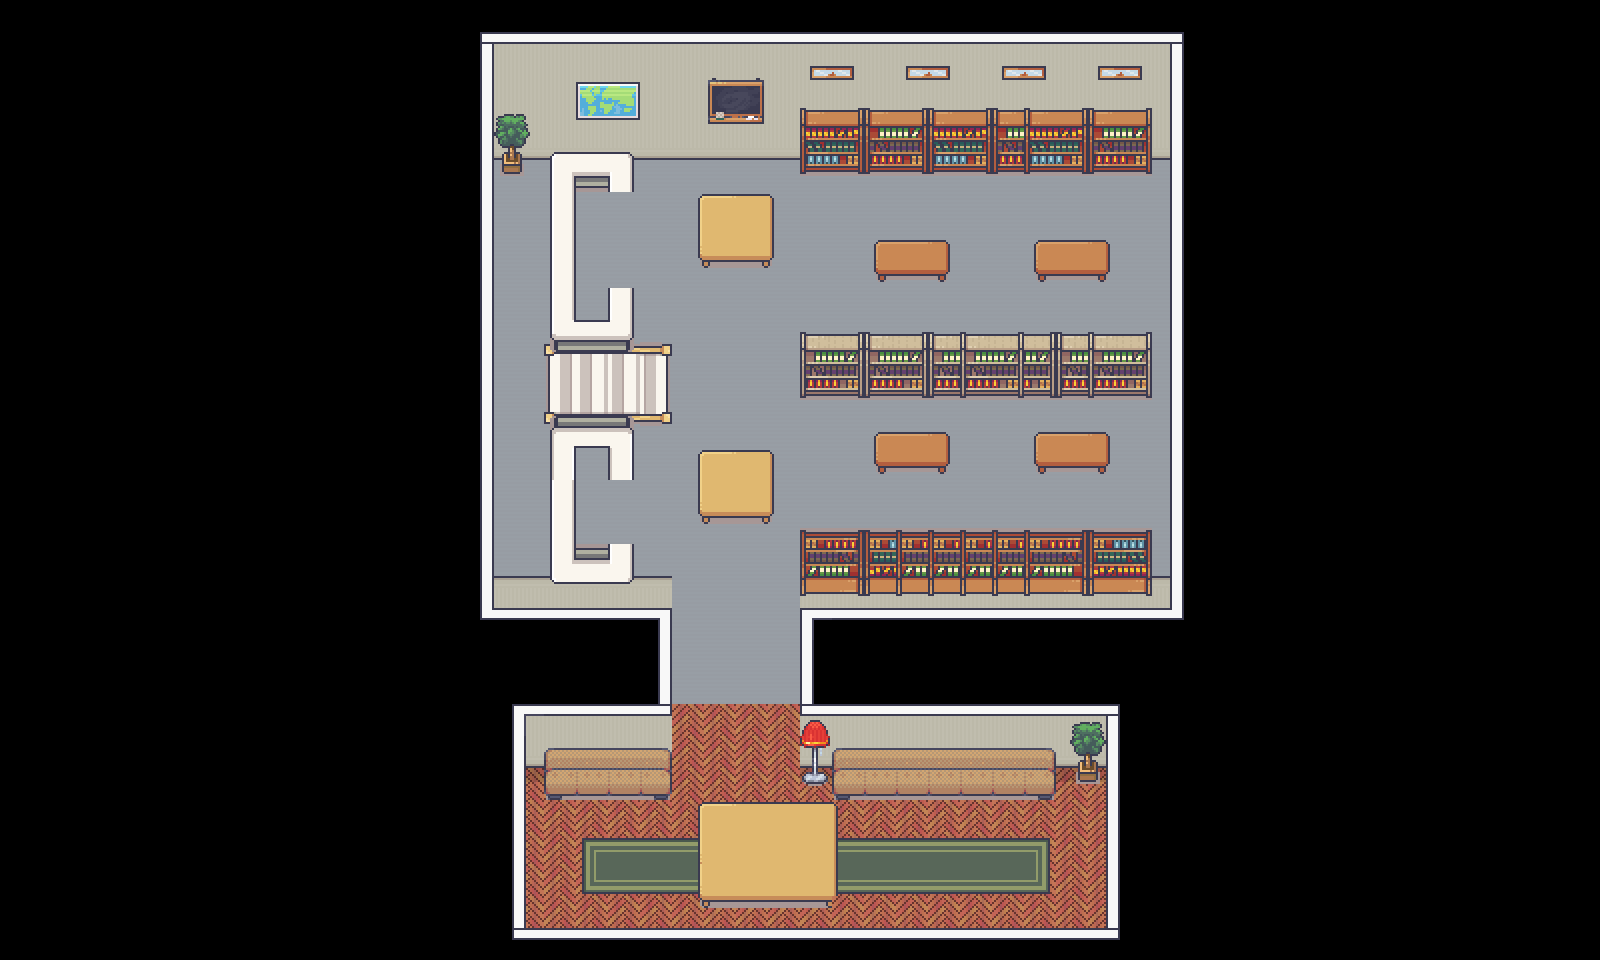

The image is a tile-based game level rendered from a .tmx file. Its description and source (layers, tilesets, objects; grid data summarised) follow:
An orthogonal 50x30 tile map with 32x32 px tiles, 5 tile layers (Fond noir, fond, contour, decoration, ...), 3 tilesets and 30 objects.

<map version="1.10" tiledversion="1.11.0" orientation="orthogonal" renderorder="right-down" width="50" height="30" tilewidth="32" tileheight="32" infinite="0" nextlayerid="14" nextobjectid="62">
 <tileset firstgid="1" source="../Asset/tile_set/Interiors_free_32x32.tsx" />
 <tileset firstgid="1425" source="../Asset/tile_set/Room_Builder_free_32x32.tsx" />
 <tileset firstgid="1816" source="../Asset/tile_set/squelette.tsx" />
 <layer id="11" name="Fond noir" width="50" height="30">
  <data>[1500 cells, 1500 non-empty, 1 distinct tile ids]</data>
 </layer>
 <layer id="2" name="fond" width="50" height="30">
  <data>[1500 cells, 541 non-empty, 5 distinct tile ids]</data>
 </layer>
 <layer id="1" name="contour" width="50" height="30">
  <data>[1500 cells, 140 non-empty, 20 distinct tile ids]</data>
 </layer>
 <layer id="4" name="decoration" width="50" height="30">
  <data>[1500 cells, 257 non-empty, 78 distinct tile ids]</data>
 </layer>
 <layer id="5" name="deco2" width="50" height="30">
  <data>[1500 cells, 23 non-empty, 14 distinct tile ids]</data>
 </layer>
 <objectgroup id="7" name="add_knowledge">
  <object id="18" gid="1069" x="739.917" y="214.971" width="32" height="32" />
  <object id="19" gid="1085" x="739.929" y="246.686" width="32" height="32" />
  <object id="26" gid="463" x="1138.95" y="497.025" width="32" height="32" />
  <object id="27" gid="462" x="1106.94" y="497.025" width="32" height="32" />
  <object id="28" gid="478" x="1107.1" y="528.874" width="32" height="32" />
  <object id="29" gid="479" x="1138.95" y="528.709" width="32" height="32" />
  <object id="38" gid="833" x="738.864" y="512.773" width="32" height="32" />
 </objectgroup>
 <objectgroup id="8" name="livre">
  <object id="39" x="958.507" y="126.433" width="41.0576" height="31.2038">
   <ellipse />
  </object>
  <object id="40" x="897.747" y="351.429" width="42.7" height="29.5615">
   <ellipse />
  </object>
  <object id="41" x="932.237" y="535.367" width="39.4153" height="36.1307">
   <ellipse />
  </object>
 </objectgroup>
 <objectgroup id="10" name="map_to_livre">
  <object id="42" gid="1067" x="732.798" y="838.396" width="34.4696" height="34.4696" />
  <object id="43" gid="1068" x="767.095" y="838.396" width="34.4696" height="34.4696" />
  <object id="44" gid="1084" x="767.095" y="872.882" width="34.4696" height="34.4696" />
  <object id="45" gid="1083" x="732.798" y="872.703" width="34.4696" height="34.4696" />
 </objectgroup>
 <objectgroup id="12" name="Collision">
  <object id="46" x="675.222" y="610.622">
   <polygon points="0,0 -1.53809,198.414 -147.657,189.185 -144.581,313.771 -150.733,355.299 -310.695,318.385 -258.399,-582.937 -169.19,-596.78 -147.657,-442.97 -172.266,-430.666 -176.881,-12.3047 -18.4571,-9.22855" />
  </object>
  <object id="47" x="458.351" y="173.804">
   <polygon points="0,0 87.6712,4.61428 83.057,167.652 184.571,175.342 181.495,115.357 146.119,115.357 146.119,138.428 124.585,139.966 118.433,12.3047 147.657,18.4571 158.423,26.1476 179.957,21.5333 179.957,-13.8428 333.766,-12.3047 341.456,3.07618 778.274,3.07618 764.432,-153.809 3.07618,-149.195" />
  </object>
  <object id="48" x="1205.86" y="41.5285">
   <polygon points="0,0 -50.757,1.53809 -39.9904,589.089 61.5237,647.537" />
  </object>
  <object id="49" x="1219.71" y="601.394">
   <polygon points="0,0 -426.051,4.61428 -430.666,169.19 -382.985,203.028 -164.576,204.566 -158.423,178.419 -123.047,181.495 -116.895,344.533 -3.07618,338.38" />
  </object>
  <object id="50" x="482.961" y="913.627">
   <polygon points="0,0 55.3713,6.15237 656.765,9.22855 649.075,33.838 0,38.4523" />
  </object>
  <object id="51" x="796.732" y="550.637">
   <polygon points="0,0 0,41.5285 366.066,46.1428 356.837,-1.53809" />
  </object>
  <object id="52" x="872.098" y="436.818">
   <polygon points="0,0 0,36.9142 83.057,38.4523 83.057,3.07618" />
  </object>
  <object id="53" x="1032.06" y="435.28">
   <polygon points="0,0 4.61428,36.9142 83.057,43.0666 79.9808,3.07618" />
  </object>
  <object id="54" x="1156.65" y="366.066">
   <polygon points="0,0 -3.07618,35.3761 -366.066,35.3761 -364.528,-27.6857 1.53809,-30.7618" />
  </object>
  <object id="55" x="1110.5" y="247.633">
   <polygon points="0,0 1.53809,33.838 -79.9808,35.3761 -81.5189,-9.22855" />
  </object>
  <object id="56" x="950.541" y="236.866">
   <polygon points="0,0 -1.53809,50.757 -78.4427,47.6808 -79.9808,0" />
  </object>
  <object id="57" x="776.736" y="201.49">
   <polygon points="0,0 -1.53809,72.2903 -83.057,67.676 -81.5189,-9.22855" />
  </object>
  <object id="58" x="690.603" y="439.894">
   <polygon points="0,0 4.61428,86.1331 93.8236,86.1331 86.1331,7.69046" />
  </object>
  <object id="59" x="638.308" y="412.209">
   <polygon points="0,0 -98.4379,-1.53809 -92.2855,170.728 1.53809,175.342 1.53809,127.662 -33.838,129.2 -33.838,139.966 -55.3713,141.504 -58.4475,43.0666 -32.2999,41.5285 -32.2999,66.1379 -1.53809,69.2141" />
  </object>
  <object id="60" x="699.832" y="810.574">
   <polygon points="0,0 -3.07618,89.2093 136.89,101.514 139.966,0" />
  </object>
 </objectgroup>
 <objectgroup id="13" name="TransitionCarte4">
  <object id="61" x="547.561" y="355.299" width="124.585" height="53.8332">
   <ellipse />
  </object>
 </objectgroup>
</map>
